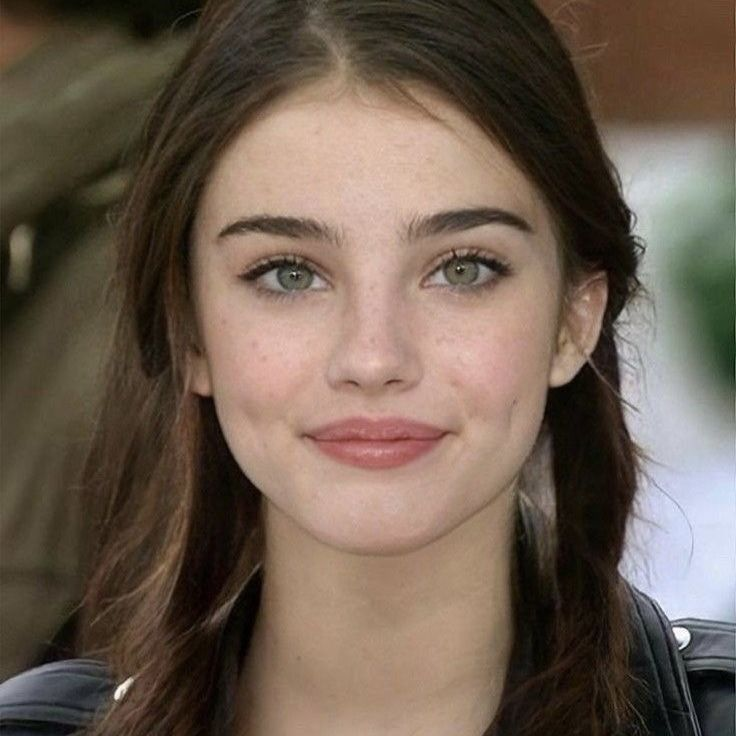
#> input picture ai-model/app/uploads/test.jpeg, 736 x 736 px
$ python -i jewelry_overlay.py   (imports and definitions only)
#> lines starting #> are read from the running program, lines starting #| are printed output that depends on the picture; after the words box and inside, x2 and y2 are one past the last pixel; in counts of white or black regions, pixels touching at a corner belong together
"""
jewelry_overlay.py — Production-quality virtual jewelry placement.

Root causes of original misalignment — all fixed here:
──────────────────────────────────────────────────────────────────────────────
EARRINGS
  Bug : Used landmarks 234 / 454 (cheek contour) as the anchor — these are
        on the face, NOT on the ear.  Earrings appeared glued to the cheek.
  Fix : Ear-lobe position is estimated by pushing outward from 234/454 using
        a fraction of face-width (set in face_analyzer._estimate_ear_lobes).
        The earring TOP edge is placed at the lobe so it hangs naturally down.
        Right earring is mirrored horizontally (realistic side-view symmetry).

HEAD ROLL
  Bug : No rotation applied.  Earrings / glasses tilted against a tilted head.
  Fix : Every overlay rotates by the eye-line roll angle from face_analyzer.

SCALING
  Bug : Fixed percentage of face_height.  Breaks when camera distance changes.
  Fix : Dynamic targets derived from face_height (earrings), temple_width
        (glasses), inter-nostril distance (nose ring), face_width (headpiece).

NOSE RING
  Bug : Ring placed at landmark 98 (left nostril outer wing) with centre on it —
        acceptable position but scale was relative to face_height, causing
        over-large or tiny rings at different distances.
  Fix : Scale governed by inter-nostril width; slight upward offset so the
        ring appears to clip on the nostril instead of floating below it.

BACKGROUND REMOVAL
  Bug : Simple HSV white-range threshold — failed on cream / off-white / dark
        backgrounds; left white halos around jewelry.
  Fix : GrabCut initialised from the inner 80 % of the image, then ANDed
        with the original HSV mask.  Morphological close+open cleans the edge.

ALPHA BLENDING
  Bug : paste_jewelry modified base_image in-place then returned it; the
        mutation was invisible but meant callers sharing the array got
        unexpected side-effects.
  Fix : paste_jewelry always works on a COPY and returns it cleanly.

YAW VISIBILITY
  Bug : When the face is turned > ~20 °, one ear is hidden; the code still
        placed an earring on the far (invisible) side.
  Fix : side_scale_factor() reduces the far-side earring by cos(yaw/2) and
        completely suppresses it when |yaw| > 50 °.
──────────────────────────────────────────────────────────────────────────────
"""

import cv2
import numpy as np
from pathlib import Path

BASE_DIR    = Path(__file__).resolve().parent.parent
JEWELRY_DIR = BASE_DIR / "assets" / "jewelry_assets"


# ═══════════════════════════════════════════════════════════════════════════
# 1. IMAGE LOADING & BACKGROUND REMOVAL
# ═══════════════════════════════════════════════════════════════════════════

def load_jewelry_rgba(jewelry_path: Path) -> np.ndarray | None:
    """
    Load a jewelry asset and return an RGBA ndarray (uint8, R-G-B-A order).
    Returns None if the file cannot be read.

    Strategy:
      • PNG/WEBP with alpha channel → convert BGRA→RGBA directly.
      • JPEG / PNG without alpha   → GrabCut + HSV white-range mask.
      • Grayscale                  → convert to BGR first, then above.
    """
#> called with jewelry_path = '../uploads/test.jpeg'
    img = cv2.imread(str(jewelry_path), cv2.IMREAD_UNCHANGED)
#> img is the input picture: shape (736, 736, 3); mean B, G, R 80.3, 93.5, 109.4
    if img is None:
        return None

    # Grayscale → BGR
    if img.ndim == 2:
        img = cv2.cvtColor(img, cv2.COLOR_GRAY2BGR)

    if img.ndim == 3 and img.shape[2] == 4:
        # Already has alpha — fix channel order then tight-crop
        return _tight_crop(cv2.cvtColor(img, cv2.COLOR_BGRA2RGBA))

    # BGR (3-channel) — remove background then tight-crop
    return _tight_crop(_remove_background(img))


def _remove_background(bgr: np.ndarray) -> np.ndarray:
    """
    Produce an RGBA image from a BGR image with no alpha channel.

    Two-stage approach:
      1. GrabCut (3 iterations, inner-rect initialisation) → foreground mask.
      2. HSV white/light-grey threshold → additional background exclusion.
    Both masks are ANDed, then morphologically cleaned.

    Falls back gracefully to a fully-opaque image if GrabCut fails.
    """
    h, w = bgr.shape[:2]
#> h = 736; w = 736

    # ── Stage 1: GrabCut ────────────────────────────────────────────────────
    gc_mask    = np.zeros((h, w), np.uint8)
    bgd_model  = np.zeros((1, 65), np.float64)
    fgd_model  = np.zeros((1, 65), np.float64)
    border     = max(3, min(w, h) // 12)
#> border = 61
    rect       = (border, border, w - 2 * border, h - 2 * border)
#> rect = (61, 61, 614, 614)

    try:
        if h > 20 and w > 20:
            cv2.grabCut(bgr, gc_mask, rect, bgd_model, fgd_model,
                        3, cv2.GC_INIT_WITH_RECT)
            alpha = np.where((gc_mask == 2) | (gc_mask == 0), 0, 255).astype(np.uint8)
        else:
            alpha = np.full((h, w), 255, np.uint8)
    except Exception:
        alpha = np.full((h, w), 255, np.uint8)

    # ── Stage 2: HSV white / light-background mask ──────────────────────────
    hsv       = cv2.cvtColor(bgr, cv2.COLOR_BGR2HSV)
#> hsv: shape (736, 736, 3); mean H, S, V 24.8, 92.5, 111.3
    white_fg  = cv2.inRange(hsv, np.array([0, 0, 210]), np.array([180, 35, 255]))
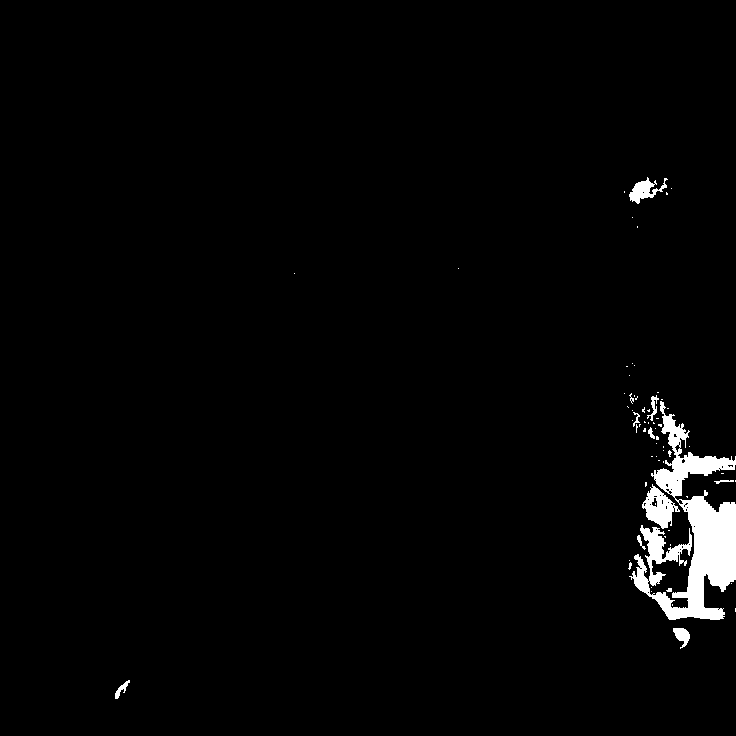
#> white_fg: shape (736, 736); 2% white; 68 white regions (57 under 20 px), largest, box (x1, y1, x2, y2) and area: (629, 401, 736, 620) 8781, (642, 484, 680, 529) 830, (629, 177, 668, 204) 450
    # white_fg marks the WHITE areas — invert to get NON-white (jewelry itself)
    not_white = cv2.bitwise_not(white_fg)

    # Combined: GrabCut says foreground AND not white-background
    alpha = cv2.bitwise_and(alpha, not_white)
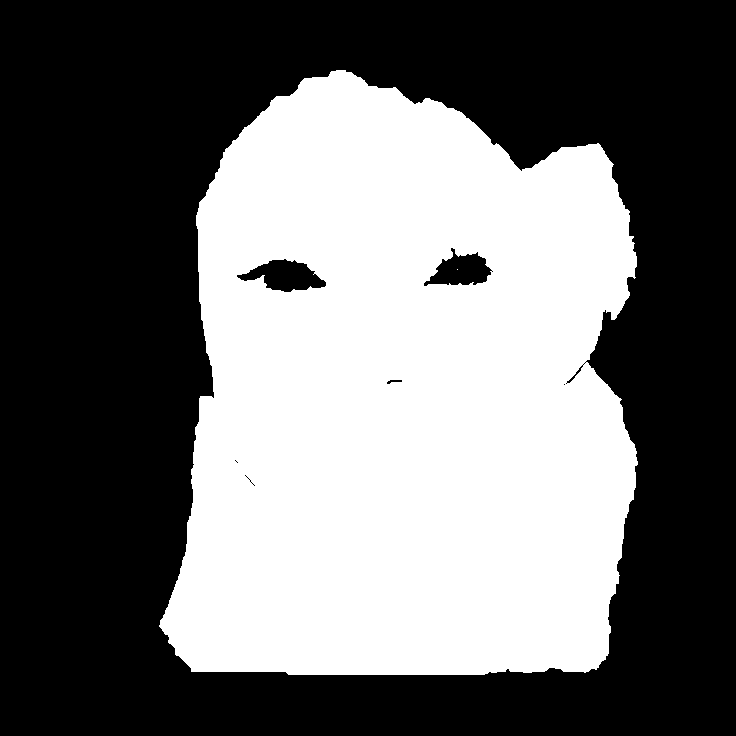
#> alpha: shape (736, 736); 42.9% white; 2 white regions (1 under 20 px), largest, box (x1, y1, x2, y2) and area: (159, 70, 638, 675) 232145

    # ── Stage 3: Morphological cleanup ──────────────────────────────────────
    k     = cv2.getStructuringElement(cv2.MORPH_ELLIPSE, (3, 3))
    alpha = cv2.morphologyEx(alpha, cv2.MORPH_CLOSE, k, iterations=2)
#> alpha: shape (736, 736); 42.9% white; 2 white regions (1 under 20 px), largest, box (x1, y1, x2, y2) and area: (159, 70, 638, 675) 232384
    alpha = cv2.morphologyEx(alpha, cv2.MORPH_OPEN,  k, iterations=1)
#> alpha: shape (736, 736); 42.9% white; 1 white region, box (x1, y1, x2, y2) and area: (159, 70, 638, 675) 232367

    rgb  = cv2.cvtColor(bgr, cv2.COLOR_BGR2RGB)
    rgba = np.dstack([rgb, alpha]).astype(np.uint8)
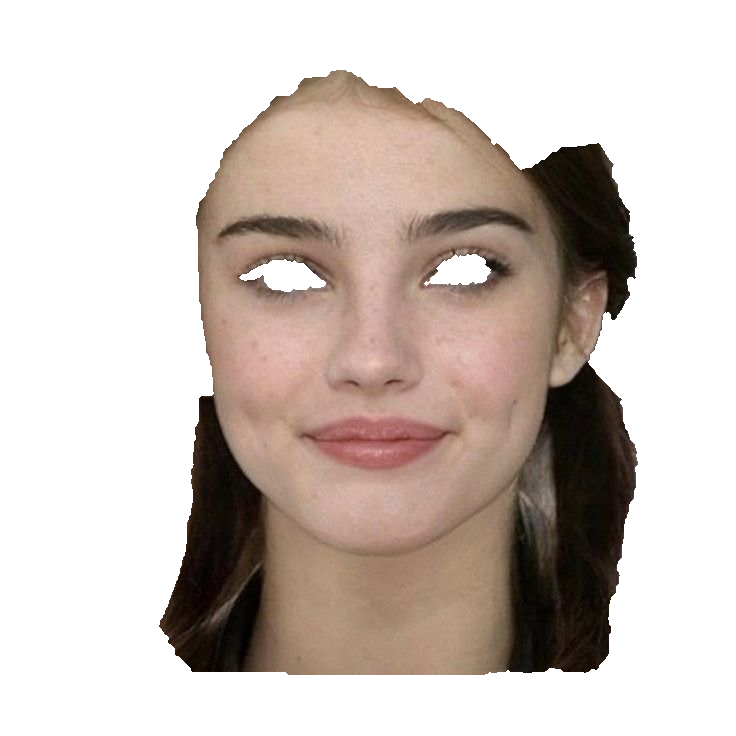
#> rgba: shape (736, 736, 4); mean R, G, B, A 109.4, 93.5, 80.3, 109.4; transparent parts drawn white
    return rgba


def _tight_crop(rgba: np.ndarray, padding: int = 4) -> np.ndarray:
    """
    Crop to the bounding box of non-transparent pixels.

    Without this, a jewelry image that is e.g. 400×400 px but contains only a
    small earring in the centre will be scaled AS IF it were 400×400 — making
    the visible earring appear tiny on the face.  After cropping, the jewellery
    fills the canvas and face-proportional scaling works correctly.
    """
#> called with padding = 4
    if rgba.ndim < 3 or rgba.shape[2] < 4:
        return rgba
    alpha = rgba[:, :, 3]
    mask  = alpha > 15
    if not mask.any():
        return rgba
    rows = np.any(mask, axis=1)
    cols = np.any(mask, axis=0)
    y1, y2 = int(np.where(rows)[0][0]),  int(np.where(rows)[0][-1])
#> y1 = 70; y2 = 674
    x1, x2 = int(np.where(cols)[0][0]),  int(np.where(cols)[0][-1])
#> x1 = 159; x2 = 637
    y1 = max(0, y1 - padding);  y2 = min(rgba.shape[0] - 1, y2 + padding)
#> after `y1 = max(0, y1 - padding)`: y1 = 66
#> after `y2 = min(rgba.shape[0] - 1, y2 + padding)`: y2 = 678
    x1 = max(0, x1 - padding);  x2 = min(rgba.shape[1] - 1, x2 + padding)
#> after `x1 = max(0, x1 - padding)`: x1 = 155
#> after `x2 = min(rgba.shape[1] - 1, x2 + padding)`: x2 = 641
    return rgba[y1:y2 + 1, x1:x2 + 1]
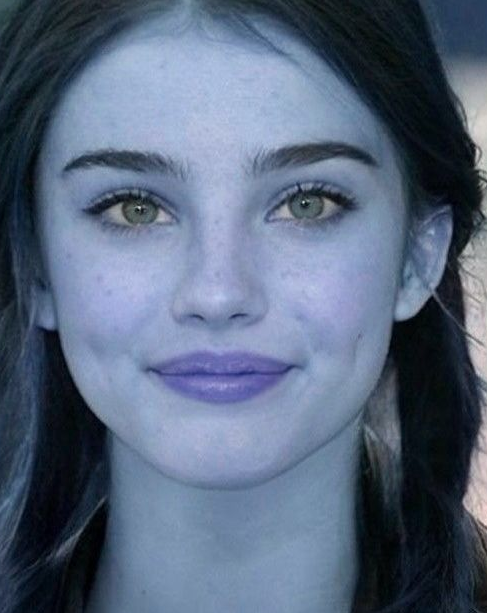
#> returned value: shape (613, 487, 4); mean of channels 0, 1, 2, 3 125.6, 102.7, 88.2, 198.5; drawn as B, G, R


# ═══════════════════════════════════════════════════════════════════════════
# 2. ROTATION
# ═══════════════════════════════════════════════════════════════════════════

# [366 lines left out: functions _rotate_rgba, paste_jewelry, _yaw_scale, _near_side, overlay_earrings, overlay_glasses and 2 more, not called in this run]


# ═══════════════════════════════════════════════════════════════════════════
# 9. DISPATCH
# ═══════════════════════════════════════════════════════════════════════════

_JEWELRY_MAP: dict[str, tuple] = {
    "earrings":  (overlay_earrings,  "earrings"),
    "glasses":   (overlay_glasses,   "glasses"),
    "nose_ring": (overlay_nose_ring, "nose_rings"),
    "headpiece": (overlay_headpiece, "headpieces"),
}


# [143 lines left out: functions apply_jewelry, _fallback_measurements, generate_try_on, _draw_debug_overlay, not called in this run]

>>> result = load_jewelry_rgba('../uploads/test.jpeg')

$ run again, on ai-model/app/uploads/41bffdff8aaf4d67af4cc58bd74ba987.jpg
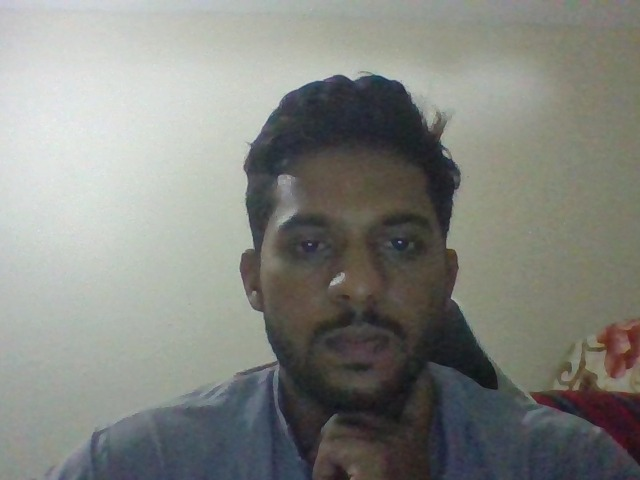
#> input picture ai-model/app/uploads/41bffdff8aaf4d67af4cc58bd74ba987.jpg, 640 x 480 px
#> in load_jewelry_rgba, img is the input picture: shape (480, 640, 3); mean B, G, R 127.4, 132.6, 130.7
#> hsv: shape (480, 640, 3); mean H, S, V 58.8, 30.6, 136.2
#> in _remove_background, `white_fg  = cv2.inRange(hsv, np.array([0, 0, 210]), np.array([180, 35,..`:
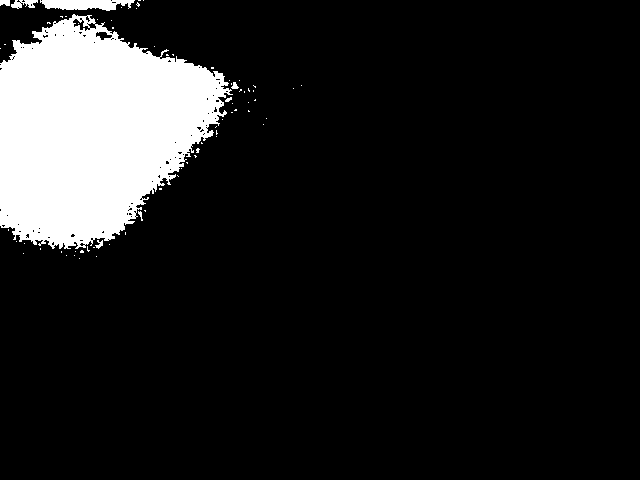
#> white_fg: shape (480, 640); 12.4% white; 72 white regions (64 under 20 px), largest, box (x1, y1, x2, y2) and area: (0, 14, 233, 249) 36700, (40, 0, 135, 11) 759, (11, 0, 38, 9) 145
#> mask: shape (480, 640) bool; 22.2% white; 2 white regions, box (x1, y1, x2, y2) and area: (240, 75, 498, 440) 67529, (559, 343, 599, 391) 558
#> in _tight_crop, `y1, y2 = int(np.where(rows)[0][0]),  int(np.where(rows)[0][-1])`: y1 = 75; y2 = 439
#> in _tight_crop, `x1, x2 = int(np.where(cols)[0][0]),  int(np.where(cols)[0][-1])`: x1 = 240; x2 = 598
#> in _tight_crop, `y1 = max(0, y1 - padding)`: y1 = 71
#> in _tight_crop, `y2 = min(rgba.shape[0] - 1, y2 + padding)`: y2 = 443
#> in _tight_crop, `x1 = max(0, x1 - padding)`: x1 = 236
#> in _tight_crop, `x2 = min(rgba.shape[1] - 1, x2 + padding)`: x2 = 602
#> in _tight_crop, `return rgba[y1:y2 + 1, x1:x2 + 1]`:
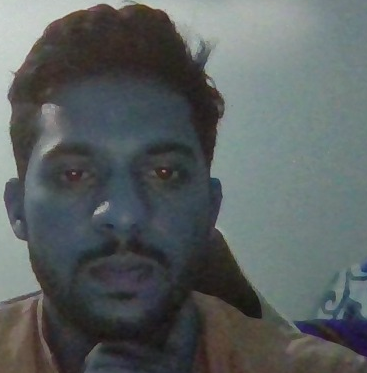
#> returned value: shape (373, 367, 4); mean of channels 0, 1, 2, 3 95.5, 95.5, 89.5, 126.8; drawn as B, G, R
